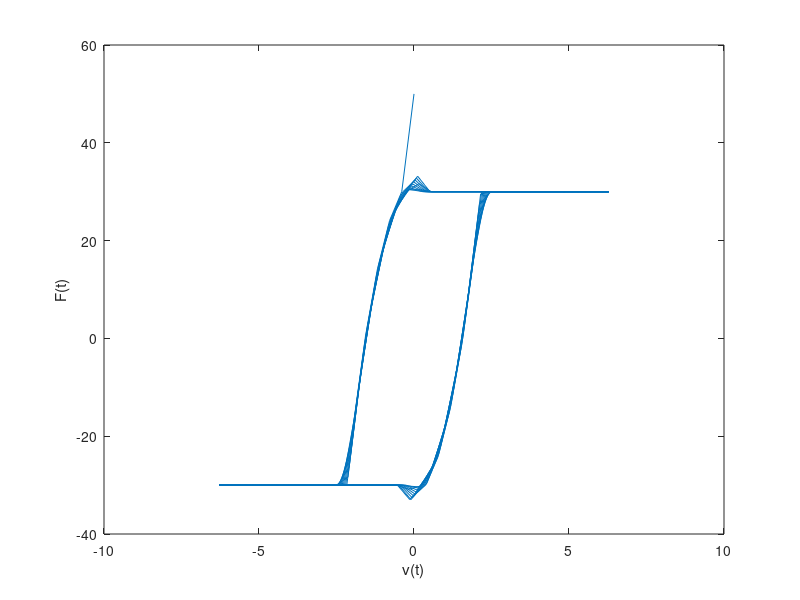

The MATLAB source for this figure:
clear
clc

X = 0.1;
freq = 10.0;
omega = 2 * pi * freq;
nrm = 100.0;

k = 1.0e4;
mu_s = 0.5;
mu_c = 0.3;
vs = 1.0e-1;

t = linspace(0.0, 1.0, 1000);
x = X * cos(omega * t);
v = -X * omega * sin(omega * t);

F = zeros(size(t));
xi = 0.0;
di = 0.0;
vo = 0.0;
delta = mu_s * nrm / k;

for i = 1:length(t)
    zeta = x(i) - xi + di;
    a1 = mu_c * nrm / k;
    a2 = (mu_s * nrm - mu_c * nrm) / k;
    dv = a1 + a2 * exp(-abs(v(i) / vs)^2);
    di = sign(zeta) * min(abs(zeta), dv);
    F(i) = k * di;
    xi = x(i);
end

subplot(3, 1, 1)
plot(t, F)
ylabel('F(t)')

subplot(3, 1, 2)
plot(t, x)
ylabel('x(t)')

subplot(3, 1, 3)
plot(t, v)
ylabel('v(t)')
pause

subplot(1, 1, 1)
plot(x, F)
xlabel('x(t)')
ylabel('F(t)')
pause

plot(v, F)
xlabel('v(t)')
ylabel('F(t)')
pause